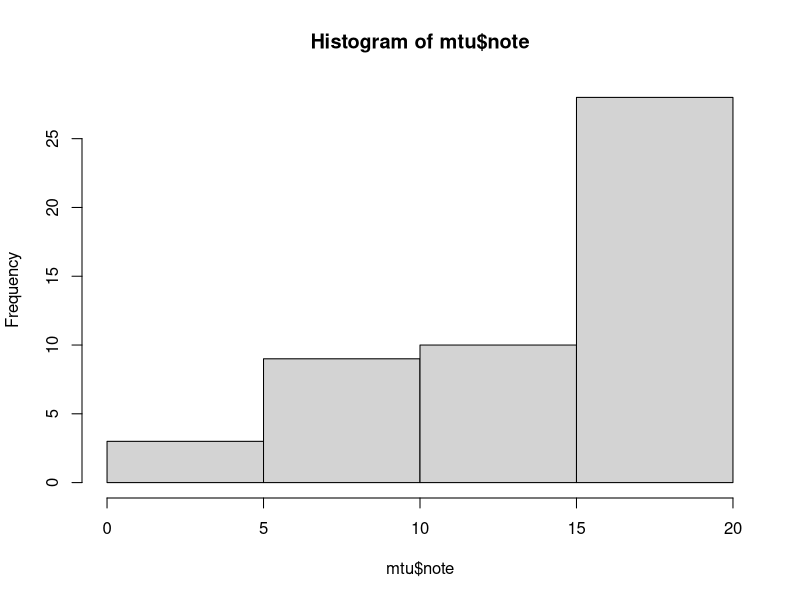

Source code (R): (Note: this script raises an error after producing the figure.)
mtu<-read.csv(here::here("mtu_2021.csv"), sep = ";", dec = ",")
summary(mtu$note)

sd(mtu$note)
str(mtu)
hist(mtu$note)
p<-ggplot(mtu, aes(x =note))+
         geom_histogram(col = "black", fill = "grey")+
  scale_x_continuous(breaks=(seq(0,20,1)))+
  theme_bw(base_size = 18)
png(filename = "mtu_hist.png")
p
dev.off()
       